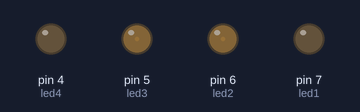
A sketch run on a simulated Arduino Uno, built with avr-gcc and run on an emulated ATmega328P. On the bench: output pins drawn as LEDs (lit = HIGH).

Above: at 0.05 s.
At 1.15 s:
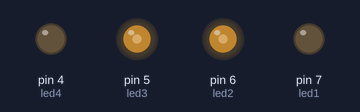
At 2.25 s:
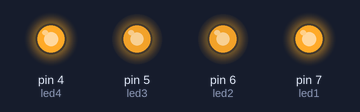
At 3.35 s:
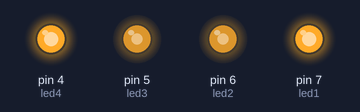
At 4.5 s:
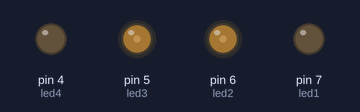
Timing chart, 0 to 6.6 s (numbered marks = the images above):
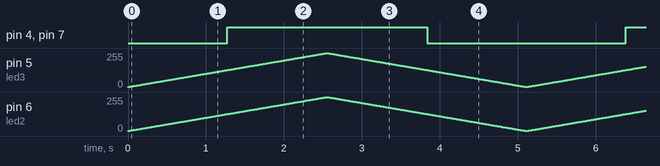

Measured:
- by itself, pin 4 (led4), pin 7 (led1): alternates HIGH for 2.6 s and LOW for 2.5 s

The sketch:

intensidadLED.ino
```cpp
#define led1 7
#define led2 6
#define led3 5
#define led4 4

void setup() {
  pinMode(led1, OUTPUT);
  pinMode(led2, OUTPUT);
  pinMode(led3, OUTPUT);
  pinMode(led4, OUTPUT);
}

void loop() {
  for(int i=1;i<255; i++){
    analogWrite(led1,i);
    analogWrite(led2,i);
    analogWrite(led3,i);
    analogWrite(led4,i);
    delay(10);
  }
  for(int i=255;i>0; i--){
    analogWrite(led1,i);
    analogWrite(led2,i);
    analogWrite(led3,i);
    analogWrite(led4,i);
    delay(10);
  }
}
```
